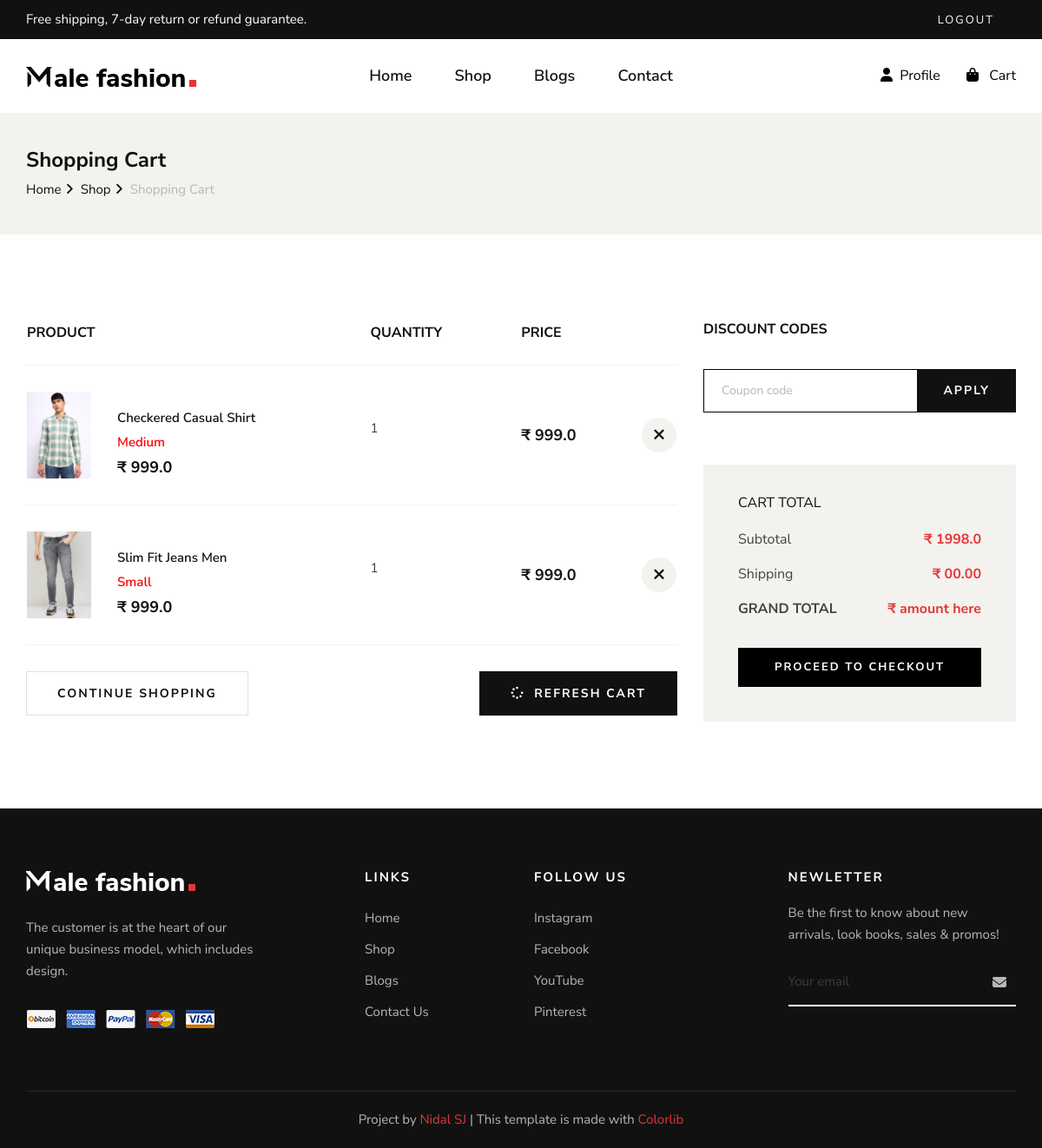
The app's page /orders/cart (signed in), older data.
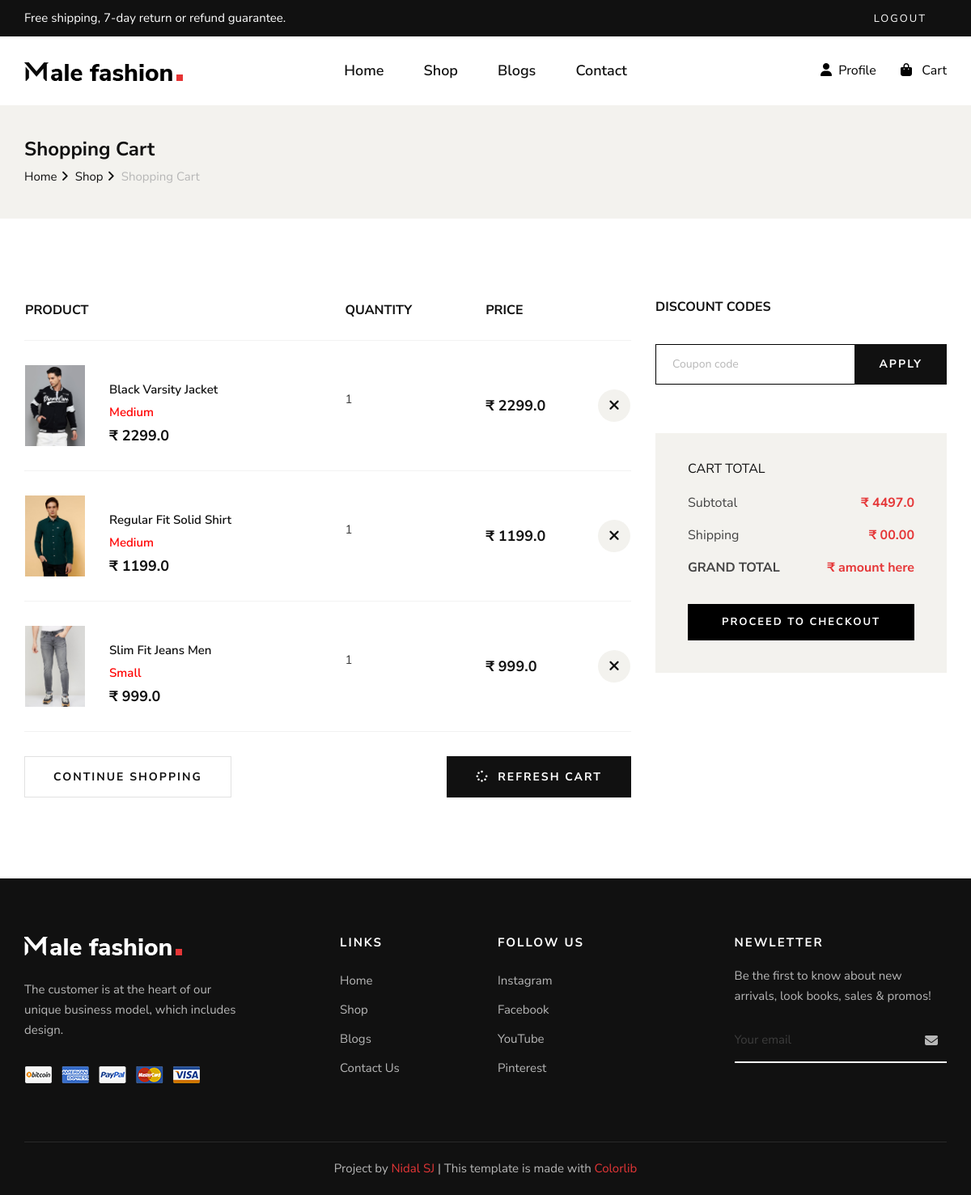
The same page, newer data.
### orders/models.py (models this page shows)
class OrderedItem(models.Model):
    product = models.ForeignKey(Product, related_name='added_carts', on_delete=models.SET_NULL, null=True)
    size = models.CharField(max_length=10, null=True)
    quantity = models.IntegerField(default=1)
    owner = models.ForeignKey(Order, on_delete=models.CASCADE, related_name='added_items')

class Order(models.Model):
    LIVE = 1
    DELETE = 0
    DELETE_CHOICES = ((LIVE, 'Live'), (DELETE, 'Delete'))
    CART_STAGE = 0
    ORDER_CONFIRMED = 1
    ORDER_PROCESSED = 2
    ORDER_DELIVERED = 3
    ORDER_REJECTED = 4
    ORDER_CANCELLED = 5
    STATUS_CHOICE = ((ORDER_PROCESSED, "ORDER_PROCESSED"),
                     (ORDER_DELIVERED, "ORDER_DELIVERED"),
                     (ORDER_REJECTED, "ORDER_REJECTED"),
                     (ORDER_CANCELLED, "ORDER_CANCELLED"))
    owner = models.ForeignKey(Customer, on_delete=models.SET_NULL, null=True, related_name='orders')
    order_status = models.IntegerField(choices=STATUS_CHOICE, default=CART_STAGE)
    total_price = models.FloatField(default=0)
    coupon = models.ForeignKey(Coupon, on_delete=models.SET_NULL, null=True, blank=True)
    delete_status = models.IntegerField(choices=DELETE_CHOICES, default=LIVE)
    created_at = models.DateTimeField(auto_now_add=True)
    updated_at = models.DateTimeField(auto_now=True)

### products/models.py (models this page shows, shortened)
class Product(models.Model):
    LIVE = 1
    DELETE = 0
    DELETE_CHOICES = ((LIVE, 'Live'), (DELETE, 'Delete'))
    PRODUCT_CATEGORIES = (
        ('shirts','Shirts'),
        ('jackets','Jackets'),
        ('tshirts','T-shirts'),
        ('hoodies','Hoodies'),
        ('jeans','Jeans'),
        ('pants','Pants'),
        )
    title = models.CharField(max_length=200)
    brand = models.CharField(max_length=100, null=True)
    category = models.CharField(max_length=50, null=True, choices=PRODUCT_CATEGORIES)
    price = models.FloatField()
    mrp_price = models.FloatField(null=True, default=0.0)
    size_s = models.BooleanField(default=False)
    size_m = models.BooleanField(default=False)
    size_l = models.BooleanField(default=False)
    size_xl = models.BooleanField(default=False)
    description = models.TextField()
    image1 = models.ImageField(upload_to='media/')
    image2 = models.ImageField(upload_to='media/')
    image3 = models.ImageField(upload_to='media/')
    on_hand_quantity = models.IntegerField()
    priority = models.IntegerField(default=0)
    delete_status = models.IntegerField(choices=DELETE_CHOICES, default=LIVE)
    created_at = models.DateTimeField(auto_now_add=True)
    updated_at = models.DateTimeField(auto_now=True)

### orders/views.py (the view)
# urls.py: path('cart', views.show_cart, name='cart'),
def show_cart(request):
    user=request.user
    customer=user.customer_profile
    cart_obj,created=Order.objects.get_or_create(
        owner=customer,
        order_status=Order.CART_STAGE
    )
    if request.method == "POST":
        coupon_code = request.POST.get('code')
        total_amount = float(request.POST.get('total', 0))  # Retrieve total from hidden input
        print(coupon_code)
    context={'cart':cart_obj}
    return render(request, "cart.html", context)

### orders/templatetags/gettotal.py (called while the page is built)
@register.simple_tag(name='gettotal')
def gettotal(cart):
    total=0
    for item in cart.added_items.all():
        total+=item.quantity*item.product.price
    return total

### orders/templatetags/multiply.py (called while the page is built)
@register.simple_tag(name='multiply')
def multiply(a, b):
    return a*b

### templates/cart.html
{% extends 'base_layout.html' %}
{% block content %}
{% include 'cart_layout.html' %}
{% endblock content %}

### templates/cart_layout.html (shortened to what the changed rows need)
{% load static %}
{% load multiply %}
{% load gettotal %}
<section class="shopping-cart spad">
    <div class="container">
        <div class="row">
            <div class="col-lg-8">
                <div class="shopping__cart__table">
                    {% if cart and cart.added_items.all %}
                    <table>
                        <thead>
                            <tr>
                                <th>Product</th>
                                <th>Quantity</th>
                                <th>Price</th>
                                <th></th>
                            </tr>
                        </thead>
                        <tbody>
                            {% for cart_item in cart.added_items.all %}
                            <tr>
                                <td class="product__cart__item">
                                    <div class="product__cart__item__pic">
                                        <img src="{{ cart_item.product.image1.url }}" alt="" style="max-height: 100px;">
                                    </div>
                                    <div class="product__cart__item__text">
                                        <h6>{{ cart_item.product.title }}</h6>
                                        <h6 style="color: red;">{{ cart_item.size }}</h6>
                                        <h5>₹ {{ cart_item.product.price }}</h5>
                                    </div>
                                </td>
                                <td class="quantity__item">
                                    <p>{{ cart_item.quantity }}</p>
                                </td>
                                <td class="cart__price">₹ {% multiply cart_item.product.price cart_item.quantity %}</td>
                                <td class="cart__close"><a href="{% url 'remove_item' cart_item.id %}"><i
                                            class="fa fa-close"></i></a></td>
                            </tr>
                            {% endfor %}
                        </tbody>
                    </table>
                    {% else %}
                    <h5 style="color: red;" class="mb-5"><i class="fa-regular fa-face-frown-open"></i> No items
                        available in cart</h5>
                    {% endif %}
                </div>
            </div>
            <div class="col-lg-4">
                <div class="cart__total">
                    <ul>
                        <li>Subtotal <span>₹ {% gettotal cart %}</span></li>
                    </ul>
                </div>
            </div>
        </div>
    </div>
</section>

Row changes from the older to the newer data that the page shows:
removed OrderedItem: product.image1 (picture), product "Checkered Casual Shirt", size "Medium", product.price "999.0", quantity "1", product+quantity "999.0"
added OrderedItem: product.image1 (picture), product "Black Varsity Jacket", size "Medium", product.price "2299.0", quantity "1", product+quantity "2299.0"
added OrderedItem: product.image1 (picture), product "Regular Fit Solid Shirt", size "Medium", product.price "1199.0", quantity "1", product+quantity "1199.0"
changed Order: id.price "1998.0" → "4497.0"
